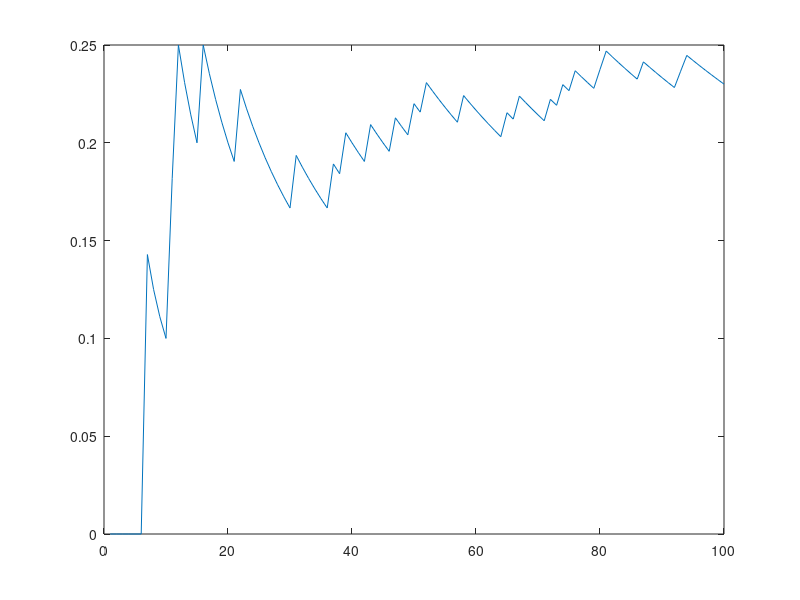

Source code (MATLAB):
%James Chhun
%Homework 2

%Question 1
%-Write the code that generates a Bernoulli sample with given parameter p,
%and the code that calculates p-hat from the sample
% -Plot the estiate of p(or p-hat) as a functino of the number of samples)

%solution
%Constants, variables
p = 0.2; 
x = rand(1,100); 
x_b = [];

for i = 1:length(x)
if(x(i) < p)
x_b = [x_b,1];
else 
x_b = [x_b,0];
end
end

sum = cumsum(x_b);
mean = cumsum(x_b)./[1:1:100];
plot(mean);